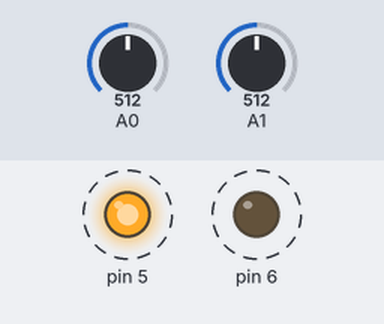
A sketch run on a simulated Arduino Uno, built with avr-gcc and run on an emulated ATmega328P. Parts: output pins drawn as LEDs (lit = HIGH). Dashed ring = blinking. The test bench sets the inputs (shaded band); at power-on: A0 = 512, A1 = 512. What the sketch prints to the serial monitor is not drawn.

Above: at 0.05 s.
Timing chart, 0 to 3.0 s (numbered marks = the images above):
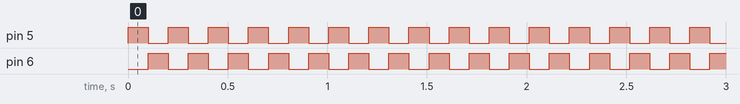

The sketch:

Velostat_Matrix.ino
```cpp
void setup() {
  // put your setup code here, to run once:
  pinMode(5,OUTPUT);
  pinMode(6,OUTPUT);
  Serial.begin(9600);
}

void loop() {
  digitalWrite(5,HIGH);
  digitalWrite(6,LOW);
  Serial.print("5 0: ");Serial.println(analogRead(A0));
  Serial.print("5 1: ");Serial.println(analogRead(A1));
  delay(100);
  digitalWrite(5,LOW);
  digitalWrite(6,HIGH);
  Serial.print("6 0: ");Serial.println(analogRead(A0));
  Serial.print("6 1: ");Serial.println(analogRead(A1));
  delay(100);
}
```

Measured:
- by itself, pin 5, pin 6: alternates HIGH for 0.10 s and LOW for 0.10 s
